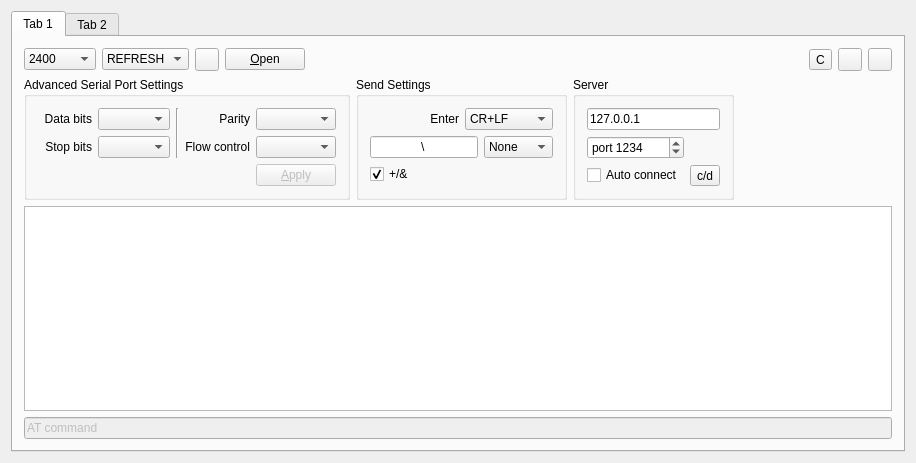
<?xml version="1.0" encoding="UTF-8"?>
<ui version="4.0">
 <class>Widget</class>
 <widget class="QWidget" name="Widget">
  <property name="geometry">
   <rect>
    <x>0</x>
    <y>0</y>
    <width>916</width>
    <height>463</height>
   </rect>
  </property>
  <property name="windowTitle">
   <string>Widget</string>
  </property>
  <layout class="QGridLayout" name="gridLayout">
   <item row="0" column="0">
    <widget class="QTabWidget" name="tabWidget">
     <property name="currentIndex">
      <number>0</number>
     </property>
     <widget class="QWidget" name="tab">
      <attribute name="title">
       <string>Tab 1</string>
      </attribute>
      <layout class="QGridLayout" name="gridLayout_5">
       <item row="0" column="0">
        <layout class="QHBoxLayout" name="horizontalLayout">
         <item>
          <widget class="QComboBox" name="comboBox">
           <property name="currentIndex">
            <number>1</number>
           </property>
           <item>
            <property name="text">
             <string>1200</string>
            </property>
           </item>
           <item>
            <property name="text">
             <string>2400</string>
            </property>
           </item>
           <item>
            <property name="text">
             <string>4800</string>
            </property>
           </item>
           <item>
            <property name="text">
             <string>9600</string>
            </property>
           </item>
           <item>
            <property name="text">
             <string>19200</string>
            </property>
           </item>
           <item>
            <property name="text">
             <string>38400</string>
            </property>
           </item>
           <item>
            <property name="text">
             <string>57600</string>
            </property>
           </item>
           <item>
            <property name="text">
             <string>115200</string>
            </property>
           </item>
          </widget>
         </item>
         <item>
          <widget class="QComboBox" name="comboBox_2">
           <item>
            <property name="text">
             <string>REFRESH</string>
            </property>
           </item>
          </widget>
         </item>
         <item>
          <widget class="QToolButton" name="toolButton">
           <property name="text">
            <string/>
           </property>
           <property name="icon">
            <iconset>
             <normaloff>:/new/prefix1/katynko/refresh.png</normaloff>:/new/prefix1/katynko/refresh.png</iconset>
           </property>
          </widget>
         </item>
         <item>
          <widget class="QPushButton" name="pushButton">
           <property name="text">
            <string>&amp;Open</string>
           </property>
          </widget>
         </item>
         <item>
          <spacer name="horizontalSpacer">
           <property name="orientation">
            <enum>Qt::Horizontal</enum>
           </property>
           <property name="sizeHint" stdset="0">
            <size>
             <width>40</width>
             <height>20</height>
            </size>
           </property>
          </spacer>
         </item>
         <item>
          <widget class="QToolButton" name="toolButton_2">
           <property name="text">
            <string>C</string>
           </property>
          </widget>
         </item>
         <item>
          <widget class="QToolButton" name="toolButton_3">
           <property name="text">
            <string/>
           </property>
           <property name="icon">
            <iconset>
             <normaloff>:/new/prefix1/katynko/знімок7.png</normaloff>:/new/prefix1/katynko/знімок7.png</iconset>
           </property>
           <property name="checkable">
            <bool>true</bool>
           </property>
          </widget>
         </item>
         <item>
          <widget class="QToolButton" name="toolButton_4">
           <property name="text">
            <string/>
           </property>
           <property name="icon">
            <iconset>
             <normaloff>:/new/prefix1/katynko/info.png</normaloff>:/new/prefix1/katynko/info.png</iconset>
           </property>
          </widget>
         </item>
        </layout>
       </item>
       <item row="1" column="0">
        <layout class="QHBoxLayout" name="horizontalLayout_2">
         <item>
          <widget class="QGroupBox" name="groupBox">
           <property name="title">
            <string>Advanced Serial Port Settings</string>
           </property>
           <layout class="QGridLayout" name="gridLayout_2">
            <item row="0" column="0">
             <widget class="QLabel" name="label">
              <property name="text">
               <string>Data bits</string>
              </property>
              <property name="alignment">
               <set>Qt::AlignRight|Qt::AlignTrailing|Qt::AlignVCenter</set>
              </property>
             </widget>
            </item>
            <item row="0" column="1">
             <widget class="QComboBox" name="comboBox_3"/>
            </item>
            <item row="0" column="2" rowspan="2">
             <widget class="Line" name="line">
              <property name="orientation">
               <enum>Qt::Vertical</enum>
              </property>
             </widget>
            </item>
            <item row="0" column="3">
             <widget class="QLabel" name="label_3">
              <property name="layoutDirection">
               <enum>Qt::LeftToRight</enum>
              </property>
              <property name="text">
               <string>Parity</string>
              </property>
              <property name="alignment">
               <set>Qt::AlignRight|Qt::AlignTrailing|Qt::AlignVCenter</set>
              </property>
             </widget>
            </item>
            <item row="0" column="4">
             <widget class="QComboBox" name="comboBox_5"/>
            </item>
            <item row="1" column="0">
             <widget class="QLabel" name="label_2">
              <property name="text">
               <string>Stop bits</string>
              </property>
              <property name="alignment">
               <set>Qt::AlignRight|Qt::AlignTrailing|Qt::AlignVCenter</set>
              </property>
             </widget>
            </item>
            <item row="1" column="1">
             <widget class="QComboBox" name="comboBox_4"/>
            </item>
            <item row="1" column="3">
             <widget class="QLabel" name="label_4">
              <property name="text">
               <string>Flow control</string>
              </property>
              <property name="alignment">
               <set>Qt::AlignRight|Qt::AlignTrailing|Qt::AlignVCenter</set>
              </property>
             </widget>
            </item>
            <item row="1" column="4">
             <widget class="QComboBox" name="comboBox_6"/>
            </item>
            <item row="2" column="0" colspan="2">
             <spacer name="horizontalSpacer_6">
              <property name="orientation">
               <enum>Qt::Horizontal</enum>
              </property>
              <property name="sizeHint" stdset="0">
               <size>
                <width>132</width>
                <height>20</height>
               </size>
              </property>
             </spacer>
            </item>
            <item row="2" column="4">
             <widget class="QPushButton" name="pushButton_2">
              <property name="enabled">
               <bool>false</bool>
              </property>
              <property name="text">
               <string>&amp;Apply</string>
              </property>
             </widget>
            </item>
           </layout>
          </widget>
         </item>
         <item>
          <widget class="QGroupBox" name="groupBox_2">
           <property name="title">
            <string>Send Settings</string>
           </property>
           <layout class="QGridLayout" name="gridLayout_3">
            <item row="0" column="0">
             <widget class="QLabel" name="label_5">
              <property name="text">
               <string>Enter</string>
              </property>
              <property name="alignment">
               <set>Qt::AlignRight|Qt::AlignTrailing|Qt::AlignVCenter</set>
              </property>
             </widget>
            </item>
            <item row="0" column="1">
             <widget class="QComboBox" name="comboBox_7">
              <item>
               <property name="text">
                <string>CR+LF</string>
               </property>
              </item>
              <item>
               <property name="text">
                <string>CR</string>
               </property>
              </item>
              <item>
               <property name="text">
                <string>LF</string>
               </property>
              </item>
              <item>
               <property name="text">
                <string>None</string>
               </property>
              </item>
             </widget>
            </item>
            <item row="1" column="0" colspan="2">
             <layout class="QHBoxLayout" name="horizontalLayout_3">
              <property name="sizeConstraint">
               <enum>QLayout::SetFixedSize</enum>
              </property>
              <item>
               <widget class="QLineEdit" name="lineEdit_2">
                <property name="text">
                 <string>\</string>
                </property>
                <property name="maxLength">
                 <number>1</number>
                </property>
                <property name="alignment">
                 <set>Qt::AlignCenter</set>
                </property>
               </widget>
              </item>
              <item>
               <widget class="QComboBox" name="comboBox_8">
                <property name="currentIndex">
                 <number>3</number>
                </property>
                <item>
                 <property name="text">
                  <string>CR+LF</string>
                 </property>
                </item>
                <item>
                 <property name="text">
                  <string>CR</string>
                 </property>
                </item>
                <item>
                 <property name="text">
                  <string>LF</string>
                 </property>
                </item>
                <item>
                 <property name="text">
                  <string>None</string>
                 </property>
                </item>
               </widget>
              </item>
             </layout>
            </item>
            <item row="2" column="0" colspan="2">
             <widget class="QCheckBox" name="checkBox">
              <property name="text">
               <string>+/&amp;&amp;</string>
              </property>
              <property name="checked">
               <bool>true</bool>
              </property>
             </widget>
            </item>
           </layout>
          </widget>
         </item>
         <item>
          <widget class="QGroupBox" name="groupBox_3">
           <property name="title">
            <string>Server</string>
           </property>
           <layout class="QGridLayout" name="gridLayout_4">
            <item row="0" column="0" colspan="2">
             <widget class="QLineEdit" name="lineEdit_3">
              <property name="text">
               <string>127.0.0.1</string>
              </property>
             </widget>
            </item>
            <item row="1" column="0">
             <widget class="QSpinBox" name="spinBox">
              <property name="prefix">
               <string>port </string>
              </property>
              <property name="maximum">
               <number>65535</number>
              </property>
              <property name="value">
               <number>1234</number>
              </property>
             </widget>
            </item>
            <item row="2" column="0">
             <widget class="QCheckBox" name="checkBox_2">
              <property name="text">
               <string>Auto connect</string>
              </property>
             </widget>
            </item>
            <item row="2" column="1">
             <widget class="QToolButton" name="toolButton_5">
              <property name="text">
               <string>c/d</string>
              </property>
              <property name="checkable">
               <bool>true</bool>
              </property>
             </widget>
            </item>
           </layout>
          </widget>
         </item>
         <item>
          <spacer name="horizontalSpacer_2">
           <property name="orientation">
            <enum>Qt::Horizontal</enum>
           </property>
           <property name="sizeHint" stdset="0">
            <size>
             <width>40</width>
             <height>20</height>
            </size>
           </property>
          </spacer>
         </item>
        </layout>
       </item>
       <item row="2" column="0">
        <widget class="QPlainTextEdit" name="plainTextEdit">
         <property name="readOnly">
          <bool>true</bool>
         </property>
        </widget>
       </item>
       <item row="3" column="0">
        <widget class="QLineEdit" name="lineEdit">
         <property name="enabled">
          <bool>false</bool>
         </property>
         <property name="text">
          <string>AT command</string>
         </property>
        </widget>
       </item>
      </layout>
     </widget>
     <widget class="QWidget" name="tab_2">
      <attribute name="title">
       <string>Tab 2</string>
      </attribute>
      <layout class="QGridLayout" name="gridLayout_6">
       <item row="0" column="0">
        <layout class="QHBoxLayout" name="horizontalLayout_4">
         <item>
          <widget class="QLineEdit" name="leHost">
           <property name="text">
            <string>127.0.0.1</string>
           </property>
           <property name="maxLength">
            <number>15</number>
           </property>
          </widget>
         </item>
         <item>
          <widget class="QSpinBox" name="sbPort">
           <property name="prefix">
            <string>port </string>
           </property>
           <property name="maximum">
            <number>65535</number>
           </property>
           <property name="value">
            <number>1234</number>
           </property>
          </widget>
         </item>
         <item>
          <widget class="QPushButton" name="pbConnect">
           <property name="text">
            <string>Connect</string>
           </property>
          </widget>
         </item>
         <item>
          <widget class="QPushButton" name="pbDisconnect">
           <property name="enabled">
            <bool>false</bool>
           </property>
           <property name="text">
            <string>Disconnect</string>
           </property>
          </widget>
         </item>
         <item>
          <widget class="QComboBox" name="comboBox_9">
           <item>
            <property name="text">
             <string>CR+LF</string>
            </property>
           </item>
           <item>
            <property name="text">
             <string>CR</string>
            </property>
           </item>
           <item>
            <property name="text">
             <string>LF</string>
            </property>
           </item>
           <item>
            <property name="text">
             <string>None</string>
            </property>
           </item>
          </widget>
         </item>
         <item>
          <spacer name="horizontalSpacer_3">
           <property name="orientation">
            <enum>Qt::Horizontal</enum>
           </property>
           <property name="sizeHint" stdset="0">
            <size>
             <width>40</width>
             <height>20</height>
            </size>
           </property>
          </spacer>
         </item>
         <item>
          <widget class="QToolButton" name="toolButton_6">
           <property name="text">
            <string>C</string>
           </property>
          </widget>
         </item>
        </layout>
       </item>
       <item row="1" column="0">
        <widget class="QPlainTextEdit" name="plainTextEdit_2">
         <property name="readOnly">
          <bool>true</bool>
         </property>
        </widget>
       </item>
       <item row="2" column="0">
        <layout class="QHBoxLayout" name="horizontalLayout_5">
         <item>
          <widget class="QLineEdit" name="lineEdit_4">
           <property name="enabled">
            <bool>false</bool>
           </property>
          </widget>
         </item>
         <item>
          <widget class="QPushButton" name="pbSend">
           <property name="enabled">
            <bool>false</bool>
           </property>
           <property name="text">
            <string>Send</string>
           </property>
          </widget>
         </item>
        </layout>
       </item>
      </layout>
     </widget>
    </widget>
   </item>
  </layout>
 </widget>
 <layoutdefault spacing="6" margin="11"/>
 <resources/>
 <connections/>
</ui>
